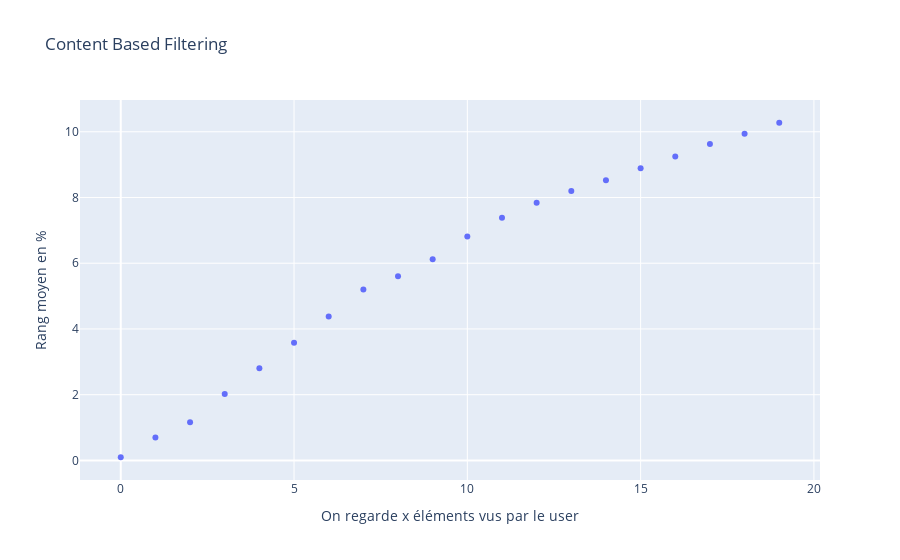

Write notebook code for a chart like this one.
### Code cell
import plotly.express as px
x = np.arange(20)
y = np.array(mean)
label_x = "On regarde x éléments vus par le user"
label_y = "Rang moyen en %"

df = pd.DataFrame(np.array([x,y]).T, columns=[label_x, label_y])

px.scatter(df, x=label_x, y=label_y, title="Content Based Filtering")

### Figure 1 — Plotly figure (JSON) as saved in the notebook; plotly's stock layout.template omitted (floating-point values rounded to 4 significant figures)
{"data": [{"hovertemplate": "On regarde x éléments vus par le user=%{x}<br>Rang moyen en %=%{y}<extra></extra>", "legendgroup": "", "marker": {"color": "#636efa", "symbol": "circle"}, "mode": "markers", "name": "", "orientation": "v", "showlegend": false, "type": "scatter", "x": [0, 1, 2, 3, 4, 5, 6, 7, 8, 9, 10, 11, 12, 13, 14, 15, 16, 17, 18, 19], "xaxis": "x", "y": [0.09685, 0.6941, 1.159, 2.024, 2.802, 3.577, 4.376, 5.201, 5.602, 6.124, 6.814, 7.387, 7.84, 8.197, 8.522, 8.887, 9.247, 9.631, 9.939, 10.27], "yaxis": "y"}], "layout": {"legend": {"tracegroupgap": 0}, "title": {"text": "Content Based Filtering"}, "xaxis": {"anchor": "y", "domain": [0, 1], "title": {"text": "On regarde x éléments vus par le user"}}, "yaxis": {"anchor": "x", "domain": [0, 1], "title": {"text": "Rang moyen en %"}}}}
